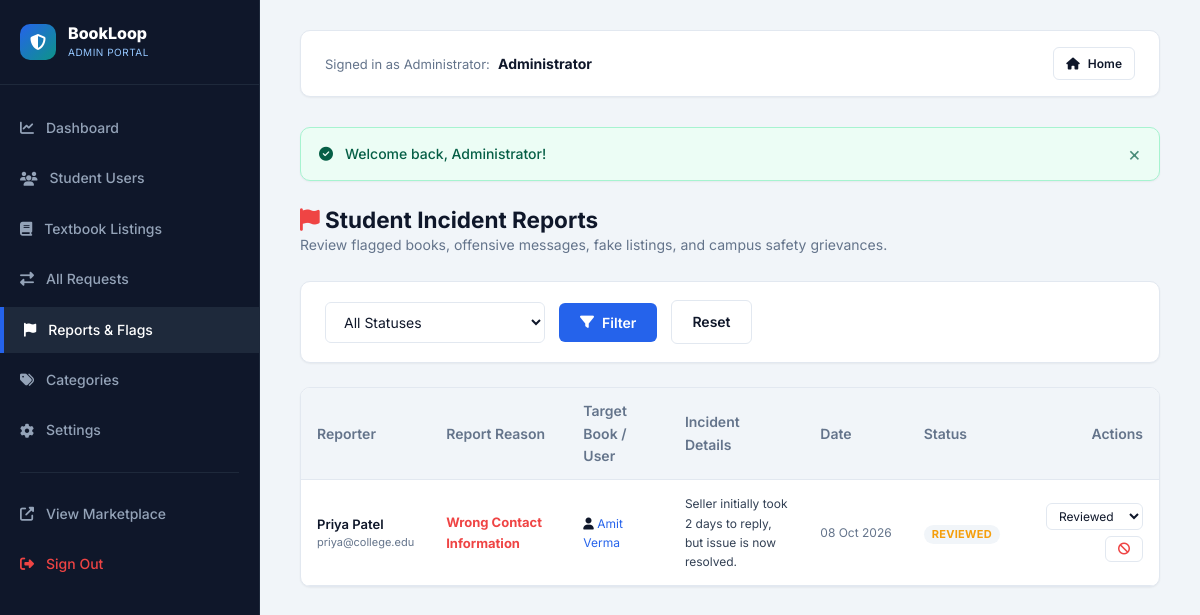
Screenshot of /admin/reports.php (signed in) with the database file from the repository.
### tables this page shows
CREATE TABLE `users` (
  `user_id` int(11) NOT NULL AUTO_INCREMENT,
  `name` varchar(100) NOT NULL,
  `email` varchar(150) NOT NULL,
  `password` varchar(255) NOT NULL,
  `phone` varchar(20) NOT NULL,
  `college` varchar(150) NOT NULL,
  `department` varchar(100) NOT NULL,
  `semester` int(11) NOT NULL DEFAULT 1,
  `student_id` varchar(50) NOT NULL,
  `profile_image` varchar(255) DEFAULT 'default_avatar.svg',
  `role` enum('student','admin') DEFAULT 'student',
  `status` enum('active','inactive','suspended') DEFAULT 'active',
  `created_at` datetime DEFAULT current_timestamp(),
  PRIMARY KEY (`user_id`),
  UNIQUE KEY `email` (`email`),
  KEY `idx_users_email` (`email`),
  KEY `idx_users_dept` (`department`),
  KEY `idx_users_status` (`status`)
);

CREATE TABLE `reports` (
  `report_id` int(11) NOT NULL AUTO_INCREMENT,
  `reporter_id` int(11) NOT NULL,
  `book_id` int(11) DEFAULT NULL,
  `reported_user_id` int(11) DEFAULT NULL,
  `reason` varchar(255) NOT NULL,
  `description` text DEFAULT NULL,
  `status` enum('Pending','Reviewed','Dismissed','Resolved') DEFAULT 'Pending',
  `created_at` datetime DEFAULT current_timestamp(),
  PRIMARY KEY (`report_id`),
  KEY `reporter_id` (`reporter_id`),
  KEY `book_id` (`book_id`),
  KEY `reported_user_id` (`reported_user_id`),
  KEY `idx_rep_status` (`status`),
  CONSTRAINT `reports_ibfk_1` FOREIGN KEY (`reporter_id`) REFERENCES `users` (`user_id`) ON DELETE CASCADE,
  CONSTRAINT `reports_ibfk_2` FOREIGN KEY (`book_id`) REFERENCES `books` (`book_id`) ON DELETE CASCADE,
  CONSTRAINT `reports_ibfk_3` FOREIGN KEY (`reported_user_id`) REFERENCES `users` (`user_id`) ON DELETE CASCADE
);

### admin/reports.php (the view, shortened to what this page needs)
<?php
require_once __DIR__ . '/includes/header.php';
$sql = "
    SELECT r.*,
           reporter.name as reporter_name, reporter.email as reporter_email,
           b.title as book_title, b.book_id as flagged_book_id,
           target_u.name as target_user_name, target_u.user_id as target_user_id, target_u.status as target_user_status
    FROM reports r
    JOIN users reporter ON r.reporter_id = reporter.user_id
    LEFT JOIN books b ON r.book_id = b.book_id
    LEFT JOIN users target_u ON r.reported_user_id = target_u.user_id
    WHERE 1=1
";
$params = [];
$sql .= " ORDER BY r.created_at DESC";
$stmt = $pdo->prepare($sql);
$stmt->execute($params);
$reports = $stmt->fetchAll();
?>
<div style="display:flex; justify-content:space-between; align-items:center; margin-bottom:24px;">
  <div>
    <h2><i class="fas fa-flag" style="color:var(--danger);"></i> Student Incident Reports</h2>
    <p style="color:var(--text-muted); font-size:14px;">Review flagged books, offensive messages, fake listings, and campus safety grievances.</p>
  </div>
</div>
<div class="card" style="padding:18px 24px; margin-bottom:24px;">
  <form action="<?= BASE_URL ?>admin/reports.php" method="GET" style="display:flex; gap:14px; align-items:center;">
    <div style="width:220px;">
      <select name="status" class="form-control">
        <option value="">All Statuses</option>
      </select>
    </div>
    <button type="submit" class="btn btn-primary"><i class="fas fa-filter"></i> Filter</button>
    <a href="<?= BASE_URL ?>admin/reports.php" class="btn btn-outline">Reset</a>
  </form>
</div>
<div class="card">
  <div class="table-responsive">
    <table class="data-table">
      <thead>
        <tr>
          <th>Reporter</th>
          <th>Report Reason</th>
          <th>Target Book / User</th>
          <th>Incident Details</th>
          <th>Date</th>
          <th>Status</th>
          <th style="text-align:right;">Actions</th>
        </tr>
      </thead>
      <tbody>
        <?php if (empty($reports)): ?>
          <tr><td colspan="7" style="text-align:center; padding:30px; color:var(--text-muted);">No reports found.</td></tr>
        <?php else: ?>
          <?php foreach ($reports as $rp): ?>
            <tr>
              <td>
                <div style="font-weight:600; font-size:13px;"><?= e($rp['reporter_name']) ?></div>
                <div style="font-size:11px; color:var(--text-muted);"><?= e($rp['reporter_email']) ?></div>
              </td>
              <td style="color:var(--danger); font-weight:700; font-size:13px;">
                <?= e($rp['reason']) ?>
              </td>
              <td style="font-size:12px;">
                <?php if (!empty($rp['target_user_name'])): ?>
                  <div><i class="fas fa-user"></i> <a href="<?= BASE_URL ?>admin/user-details.php?id=<?= $rp['target_user_id'] ?>"><?= e($rp['target_user_name']) ?></a></div>
                <?php endif; ?>
              </td>
              <td style="font-size:12px; max-width:240px; color:#334155;">
                <?= nl2br(e($rp['description'])) ?>
              </td>
              <td style="font-size:12px; color:var(--text-muted); white-space:nowrap;">
                <?= date('d M Y', strtotime($rp['created_at'])) ?>
              </td>
              <td>
                <?php
                  $col = 'var(--warning)';
                ?>
                <span class="badge" style="background:#f1f5f9; color:<?= $col ?>;"><?= e($rp['status']) ?></span>
              </td>
              <td>
                <div style="display:flex; justify-content:flex-end; gap:6px; flex-wrap:wrap;">
                  <form action="<?= BASE_URL ?>admin/reports.php" method="POST" style="display:inline;">
                    <select name="status" onchange="this.form.submit()" class="form-control" style="width:auto; padding:4px 8px; font-size:12px;">
                      <option value="Reviewed" <?= ($rp['status'] === 'Reviewed') ? 'selected' : '' ?>>Reviewed</option>
                    </select>
                  </form>
                  <?php if (!empty($rp['target_user_id']) && $rp['target_user_status'] === 'active'): ?>
                    <form action="<?= BASE_URL ?>admin/reports.php" method="POST" style="display:inline;" onsubmit="return confirm('Suspend reported student?');">
                      <button type="submit" class="btn btn-sm btn-outline" style="color:var(--danger);" title="Suspend User">
                        <i class="fas fa-ban"></i>
                      </button>
                    </form>
                  <?php endif; ?>
                </div>
              </td>
            </tr>
          <?php endforeach; ?>
        <?php endif; ?>
      </tbody>
    </table>
  </div>
</div>
<?php require_once __DIR__ . '/includes/footer.php'; ?>

### admin/includes/header.php (shortened to what this page needs)
<?php
require_once __DIR__ . '/../../config/database.php';
require_once __DIR__ . '/../../includes/functions.php';
require_once __DIR__ . '/../../includes/auth.php';
$adminUser = getAuthUser($pdo);
$currentAdminPage = basename($_SERVER['PHP_SELF']);
?>
<!DOCTYPE html>
<html lang="en">
<head>
  <link rel="stylesheet" href="https://cdnjs.cloudflare.com/ajax/libs/font-awesome/6.4.0/css/all.min.css">
  <link rel="stylesheet" href="<?= BASE_URL ?>css/style.css">
  <link rel="stylesheet" href="<?= BASE_URL ?>css/responsive.css">
</head>
<body>
<div class="admin-layout">
  <aside class="admin-sidebar">
    <a href="<?= BASE_URL ?>admin/dashboard.php" class="admin-brand">
      <div class="brand-icon" style="width:36px; height:36px; font-size:16px;">
        <i class="fas fa-shield-alt"></i>
      </div>
      <div>
        <div style="font-weight:800; font-size:16px; color:white; line-height:1;">BookLoop</div>
        <div style="font-size:10px; color:#93c5fd; text-transform:uppercase; letter-spacing:0.5px; margin-top:3px;">Admin Portal</div>
      </div>
    </a>
    <nav class="admin-nav">
      <a href="<?= BASE_URL ?>admin/dashboard.php" class="admin-nav-item <?= $currentAdminPage === 'dashboard.php' ? 'active' : '' ?>">
        <i class="fas fa-chart-line"></i> Dashboard
      </a>
      <a href="<?= BASE_URL ?>admin/users.php" class="admin-nav-item <?= in_array($currentAdminPage, ['users.php', 'user-details.php']) ? 'active' : '' ?>">
        <i class="fas fa-users"></i> Student Users
      </a>
      <a href="<?= BASE_URL ?>admin/books.php" class="admin-nav-item <?= in_array($currentAdminPage, ['books.php', 'book-details.php']) ? 'active' : '' ?>">
        <i class="fas fa-book"></i> Textbook Listings
      </a>
      <a href="<?= BASE_URL ?>admin/requests.php" class="admin-nav-item <?= $currentAdminPage === 'requests.php' ? 'active' : '' ?>">
        <i class="fas fa-exchange-alt"></i> All Requests
      </a>
      <a href="<?= BASE_URL ?>admin/reports.php" class="admin-nav-item <?= $currentAdminPage === 'reports.php' ? 'active' : '' ?>">
        <i class="fas fa-flag"></i> Reports & Flags
      </a>
      <a href="<?= BASE_URL ?>admin/categories.php" class="admin-nav-item <?= $currentAdminPage === 'categories.php' ? 'active' : '' ?>">
        <i class="fas fa-tags"></i> Categories
      </a>
      <a href="<?= BASE_URL ?>admin/settings.php" class="admin-nav-item <?= $currentAdminPage === 'settings.php' ? 'active' : '' ?>">
        <i class="fas fa-cog"></i> Settings
      </a>
      <div style="height:1px; background:#1e293b; margin:14px 20px;"></div>
      <a href="<?= BASE_URL ?>index.php" class="admin-nav-item" target="_blank">
        <i class="fas fa-external-link-alt"></i> View Marketplace
      </a>
      <a href="<?= BASE_URL ?>logout.php" class="admin-nav-item" style="color:#ef4444;">
        <i class="fas fa-sign-out-alt"></i> Sign Out
      </a>
    </nav>
  </aside>
  <main class="admin-main">
    <div class="admin-topbar">
      <div>
        <span style="font-size:13px; color:var(--text-muted);">Signed in as Administrator:</span>
        <strong style="font-size:14px; color:var(--text-main); margin-left:4px;"><?= e($adminUser['name']) ?></strong>
      </div>
      <div>
        <a href="<?= BASE_URL ?>index.php" class="btn btn-sm btn-outline"><i class="fas fa-home"></i> Home</a>
      </div>
    </div>

### css/style.css (style rules this page uses)
:root { --primary: #2563eb; --primary-hover: #1d4ed8; --primary-light: #eff6ff; --primary-dark: #1e40af; --secondary: #0d9488; --secondary-hover: #0f766e; --secondary-light: #f0fdf4; --accent: #f59e0b; --accent-light: #fef3c7; --success: #10b981; --success-light: #ecfdf5; --warning: #f59e0b; --warning-light: #fffbeb; --danger: #ef4444; --danger-light: #fef2f2; --info: #0284c7; --info-light: #f0f9ff; --text-main: #0f172a; --text-muted: #64748b; --text-light: #94a3b8; --text-white: #ffffff; --bg-body: #f8fafc; --bg-card: #ffffff; --bg-alt: #f1f5f9; --border-color: #e2e8f0; --border-focus: #93c5fd; --shadow-sm: 0 1px 2px 0 rgba(0, 0, 0, 0.05); --shadow-md: 0 4px 6px -1px rgba(0, 0, 0, 0.1), 0 2px 4px -2px rgba(0, 0, 0, 0.05); --shadow-lg: 0 10px 15px -3px rgba(0, 0, 0, 0.1), 0 4px 6px -4px rgba(0, 0, 0, 0.05); --shadow-xl: 0 20px 25px -5px rgba(0, 0, 0, 0.1), 0 8px 10px -6px rgba(0, 0, 0, 0.04); --radius-sm: 6px; --radius-md: 10px; --radius-lg: 16px; --radius-full: 9999px; --transition: all 0.2s cubic-bezier(0.4, 0, 0.2, 1); --container-max: 1200px; }
*, *::before, *::after { box-sizing: border-box; margin: 0; padding: 0; }
body { font-family: 'Inter', -apple-system, BlinkMacSystemFont, "Segoe UI", Roboto, Oxygen, Ubuntu, Cantarell, sans-serif; font-size: 15px; line-height: 1.6; color: var(--text-main); background-color: var(--bg-body); display: flex; flex-direction: column; min-height: 100vh; }
a { color: var(--primary); text-decoration: none; transition: var(--transition); }
button, input, select, textarea { font-family: inherit; font-size: inherit; }
h1, h2, h3, h4, h5, h6 { color: var(--text-main); font-weight: 700; line-height: 1.3; }
.brand-icon { width: 40px; height: 40px; background: linear-gradient(135deg, var(--primary), var(--secondary)); border-radius: var(--radius-md); display: flex; align-items: center; justify-content: center; color: white; font-size: 20px; }
.btn { display: inline-flex; align-items: center; justify-content: center; gap: 8px; font-weight: 600; font-size: 14px; padding: 10px 20px; border-radius: var(--radius-sm); border: 1px solid transparent; cursor: pointer; transition: var(--transition); text-decoration: none; }
.btn-sm { padding: 6px 12px; font-size: 12px; }
.btn-primary { background-color: var(--primary); color: white; }
.btn-outline { background-color: transparent; border-color: var(--border-color); color: var(--text-main); }
.badge { display: inline-flex; align-items: center; padding: 4px 8px; border-radius: var(--radius-full); font-size: 11px; font-weight: 700; text-transform: uppercase; letter-spacing: 0.3px; line-height: 1; }
.form-control { width: 100%; padding: 10px 14px; border: 1px solid var(--border-color); border-radius: var(--radius-sm); background-color: white; color: var(--text-main); font-size: 14px; transition: var(--transition); outline: none; }
.card { background-color: var(--bg-card); border: 1px solid var(--border-color); border-radius: var(--radius-md); box-shadow: var(--shadow-sm); margin-bottom: 24px; overflow: hidden; }
.table-responsive { width: 100%; overflow-x: auto; }
.data-table { width: 100%; border-collapse: collapse; text-align: left; font-size: 14px; }
.data-table th { background-color: var(--bg-alt); padding: 12px 16px; font-weight: 600; color: var(--text-muted); border-bottom: 1px solid var(--border-color); }
.data-table td { padding: 14px 16px; border-bottom: 1px solid var(--border-color); color: var(--text-main); vertical-align: middle; }

### rows the page displays
users: name "Administrator"
reports: reporter.name "Priya Patel", reporter.email "priya@college.edu", reason "Wrong Contact Information", reported_user.name "Amit Verma", description "Seller initially took 2 days to reply, but issue is now resolved.", created_at "08 Oct 2026", status "REVIEWED", status "Reviewed"

### other values shown
$msg "Welcome back, Administrator!"
